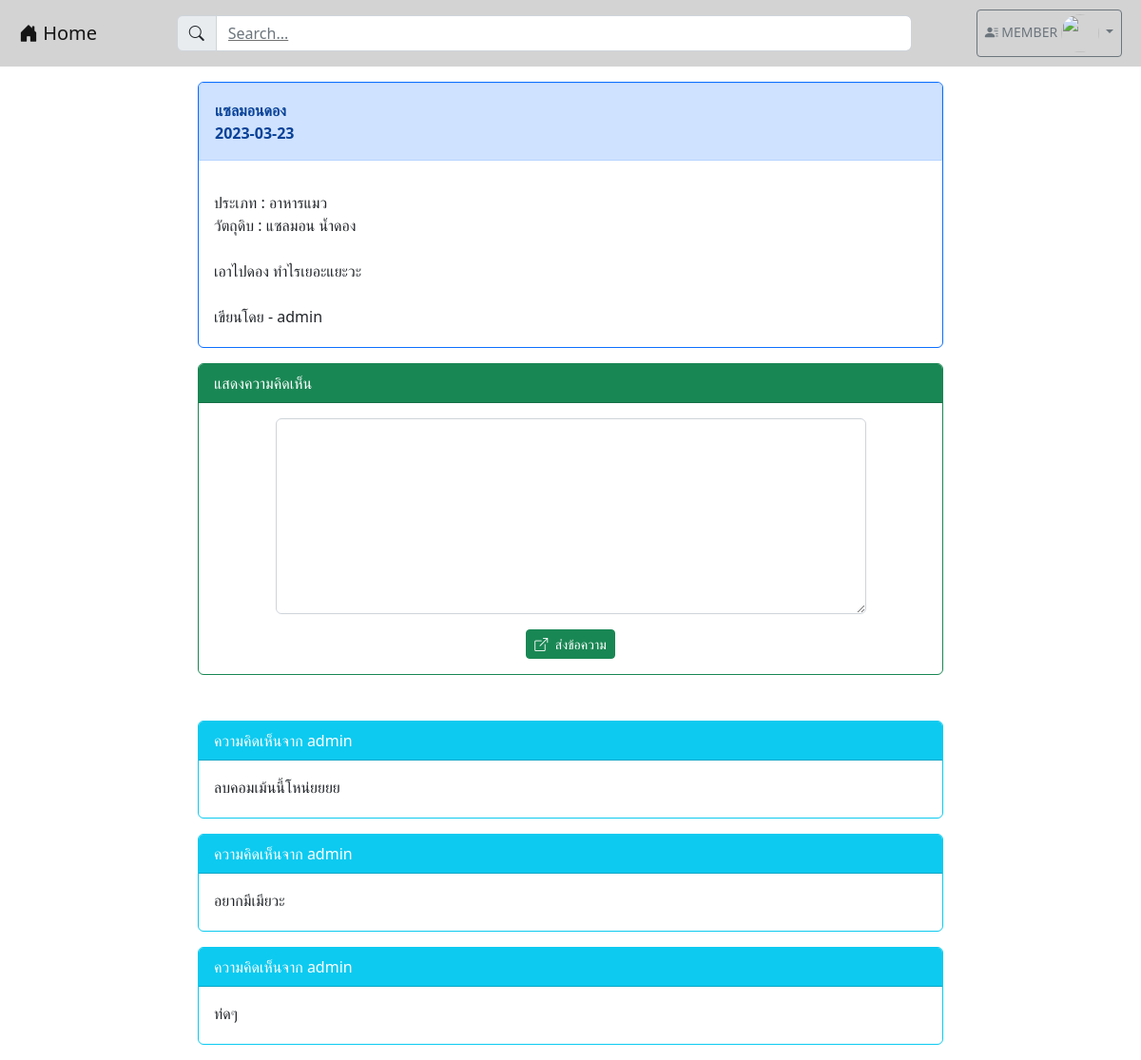
Page /post2.php?id=99 (signed in) on the earlier database version.
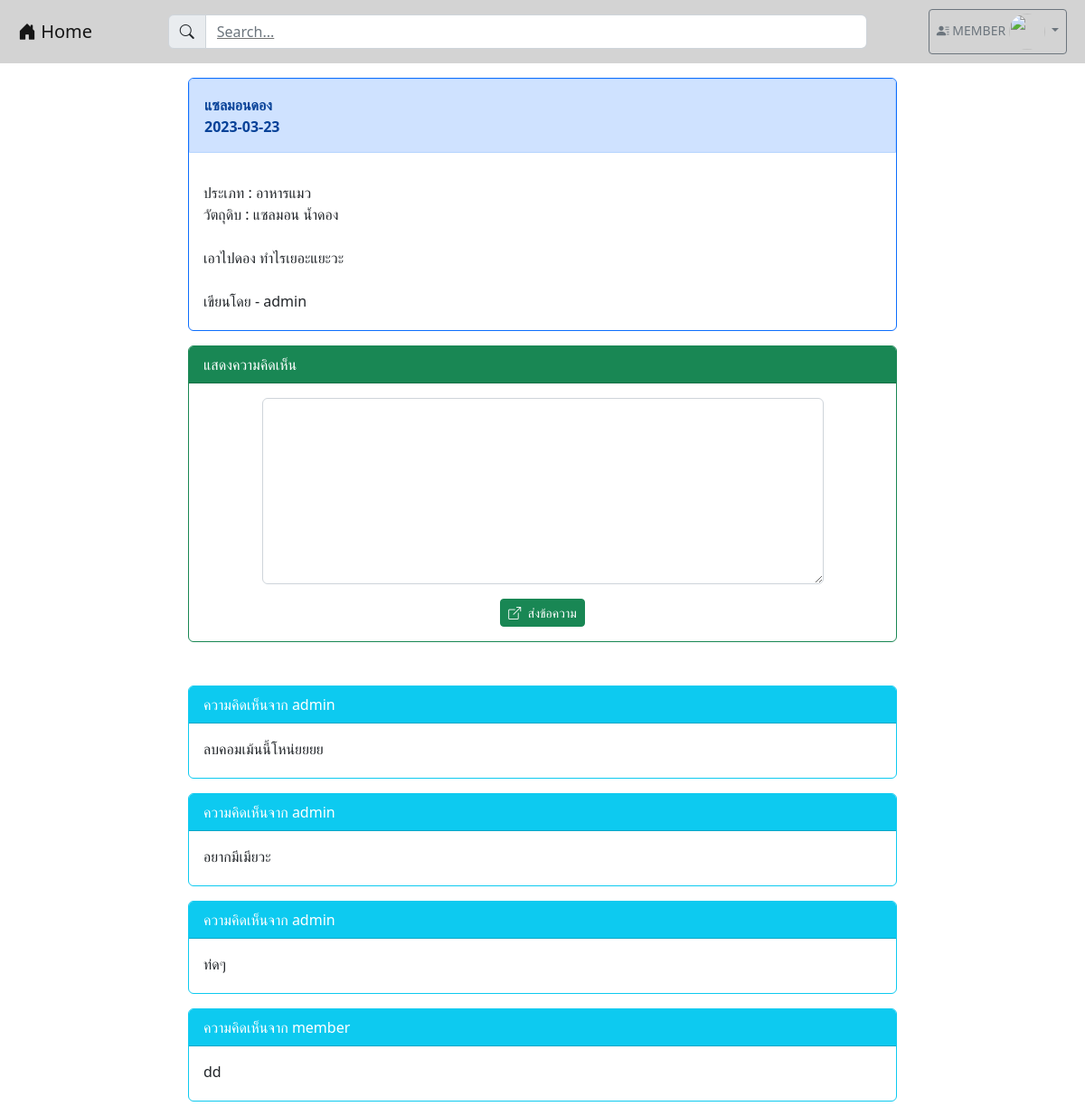
Same page on the later database version.
### tables this page shows
CREATE TABLE `post` (
  `post_id` int(100) NOT NULL,
  `user_id` int(100) NOT NULL,
  `category_id` int(100) NOT NULL,
  `post_title` varchar(1000) NOT NULL,
  `post_ingredient` varchar(2024) NOT NULL,
  `post_content` varchar(2048) NOT NULL,
  `post_picture` longblob NOT NULL,
  `post_date` date NOT NULL,
  `post_like` int(100) NOT NULL,
  `post_dislike` int(100) NOT NULL,
  `post_view` int(100) NOT NULL
);

CREATE TABLE `category` (
  `category_id` int(100) NOT NULL,
  `category_tag` varchar(64) NOT NULL
);

CREATE TABLE `user` (
  `user_id` int(100) NOT NULL,
  `user_username` varchar(64) NOT NULL,
  `user_password` varchar(64) NOT NULL,
  `user_name` varchar(64) NOT NULL,
  `user_email` varchar(64) NOT NULL,
  `user_role` varchar(1) NOT NULL,
  `user_fname` varchar(100) NOT NULL,
  `user_lname` varchar(100) NOT NULL,
  `user_phone` int(10) NOT NULL,
  `user_exp` varchar(255) NOT NULL,
  `user_des` varchar(255) NOT NULL,
  `user_country` varchar(100) NOT NULL,
  `user_state` varchar(100) NOT NULL,
  `user_pic` longblob NOT NULL
);

CREATE TABLE `comment` (
  `comment_id` int(100) NOT NULL,
  `comment_content` varchar(200) NOT NULL,
  `comment_time` datetime(6) NOT NULL,
  `user_id` int(100) NOT NULL,
  `post_id` int(100) NOT NULL
);

### post2.php (the view, shortened to what this page needs)
<!DOCTYPE html>
<html lang="en">
<head>
    <link href="https://cdn.jsdelivr.net/npm/bootstrap@5.2.2/dist/css/bootstrap.min.css" rel="stylesheet">
    <link rel="stylesheet" href="https://cdn.jsdelivr.net/npm/bootstrap-icons@1.9.1/font/bootstrap-icons.css">
        <?php
        $id = $_GET['id'];
        ?>
</head>
<body>
    <?php
    include "nav.php";
    ?>
    <div class="container-xxl">
        <section class="col-md-8 mx-auto m-3">
            <?php
            isset($_GET['id']) ? $id = $_GET['id'] : header("Location: index.php");
            $server_name = "localhost";
            $username = "root";
            $password = "";
            $database = "webboard_recipes";
            $conn = new PDO("mysql:host=$server_name;dbname=$database;charset=utf8", "$username", "$password");
            $data = $conn->query("SELECT p.post_id, p.post_title, p.post_date,p.category_id,p.post_ingredient, p.post_content, u.user_username , p.user_id , u.user_id , c.category_tag , c.category_id
                                    FROM post p , user u , category c
                                    WHERE p.post_id = $id and p.category_id = c.category_id and u.user_id = p.user_id");
            if ($data !== false) {
                while ($row = $data->fetch()) {
                    $post_title = $row[1];
                    $post_date = $row[2];
                    $category_id = $row[3];
                    $post_ingredient = $row[4];
                    $post_content = $row[5];
                    $user_username = $row[6];
                    $category_id = $row[9];
                }
            }
            ?>
            <div class="card text-dark bg-white border-primary mb-3">
                <div class="card-header alert alert-primary">
                    <strong>
                        <?php
                            echo "$post_title <BR>";
                            echo "$post_date";
                        ?>
                    </strong>
                </div>
                <div class="card-body pb-1">
                    <div class="container row mb-3 justify-content-between">
                        <?php
                            echo "ประเภท : $category_id <BR>";
                            echo "วัตถุดิบ : $post_ingredient <BR><BR>";
                            echo "$post_content <BR><BR>";
                            echo "เขียนโดย - $user_username <BR>";
                        ?>
                    </div>
                </div>
            </div>
            <?php
            if (isset($_SESSION["id"])) {
            ?>
                <div class="card text-dark bg-white border-success">
                    <div class="card-header bg-success text-white">แสดงความคิดเห็น</div>
                    <div class="card-body">
                        <form action="post_save.php" method="post">
                            <div class="row mb-3 justify-content-center">
                                <div class="col-lg-10">
                                    <textarea name="comment" class="form-control" rows="8"></textarea>
                                </div>
                            </div>
                            <div class="row">
                                <div class="col-lg-12">
                                    <center>
                                        <button type="submit" class="btn btn-success btn-sm text-white">
                                            <i class="bi bi-box-arrow-up-right me-1"></i>
                                            ส่งข้อความ
                                        </button>
                                    </center>
                                </div>
                            </div>
                        </form>
                    </div>
                </div>
                <br><br>
            <?php
            }
            ?>
            <?php
            $conn = new PDO("mysql:host=$server_name;dbname=$database;charset=utf8", "$username", "$password");
            $comment = $conn->query("SELECT p.post_id, u.user_username, u.user_id, c.comment_content, c.user_id, c.comment_id, c.post_id
                FROM post p , user u , comment c
                WHERE p.post_id = c.post_id AND c.user_id = u.user_id AND c.post_id = $id ORDER BY c.comment_id ASC");
            if ($comment !== false) {
                while ($comm = $comment->fetch()) {
            ?>
                    <div class="card text-dark bg-white border-info mb-3">
                        <div class="card-header bg-info text-white">
                            <?php echo "ความคิดเห็นจาก " . $comm['1']; ?>
                        </div>
                        <div class="card-body pb-1">
                            <div class="container row mb-3 justify-content-between">
                                <?php
                                echo $comm['3'];
                                ?>
                            </div>
                        </div>
                    </div>
            <?php
                }
            }
            ?>
        </section>
    </div>
</body>
</html>

### nav.php (shortened to what this page needs)
<?php
if (!isset($_SESSION['id'])) {
?>
    <nav class="navbar navbar-expand-lg navbar-light px-2" style="background-color:#D3D3D3">
        <div class="container-fluid">
            <a href="index.php" class="navbar-brand">
                <i class="bi bi-house-door-fill"></i> Home
            </a>
            <a class="navbar-text col-md-8">
                <span class="input-group">
                    <span class="input-group-text" class="form-label"><i class="bi bi-search"></i></span>
                    <input type="text" class="form-control" placeholder="Search...">
                </span>
            </a>
            <ul class="navbar-nav">
                <li class="nav-item">
                    <a href="login.php" class="nav-link">
                        <i class="bi bi-box-arrow-in-right"></i> Sign in
                    </a>
                </li>
            </ul>
        </div>
    </nav>
<?php } else { ?>
    <nav class="navbar navbar-expand-lg navbar-light px-2" style="background-color: #D3D3D3;">
        <div class="container-fluid">
            <a href="index.php" class="navbar-brand">
                <i class="bi bi-house-door-fill"></i> Home
            </a>
            <a class="navbar-text col-md-8">
                <span class="input-group">
                    <span class="input-group-text" class="form-label"><i class="bi bi-search"></i></span>
                    <input type="text" class="form-control" placeholder="Search...">
                </span>
            </a>
            <ul class="navbar-nav">
                <li class="nav-item">
                    <div class="dropdown">
                        <a class="btn btn-outline-secondary dropdown-toggle btn-sm" type="button" id="button1" data-bs-toggle="dropdown" aria-expanded="false">
                            <i class="bi bi-person-lines-fill"></i>
                            <?php echo $_SESSION['username']; ?>
                            <img src="https://media.discordapp.net/attachments/759437257961635907/1080497630490140744/333569516_3245945072382544_7351929676159766126_n.jpg?width=522&height=644" alt="" class="circle">
                        </a>
                    </div>
                </li>
            </ul>
    </nav>
<?php } ?>

### nav.php (style rules this page uses)
.circle { width: 30pt; height: 30pt; border-radius: 50% }

Differences in the rows shown:
added comment: user.user_username "member", comment_content "dd"
